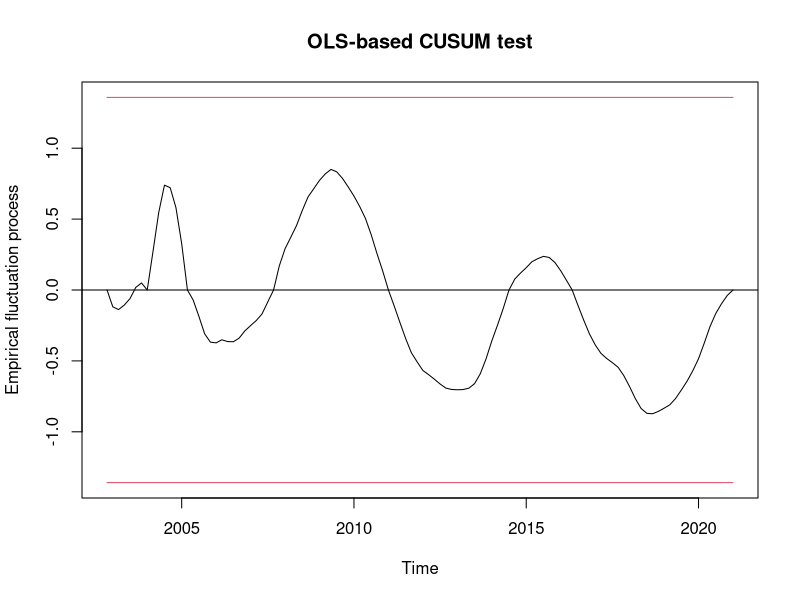
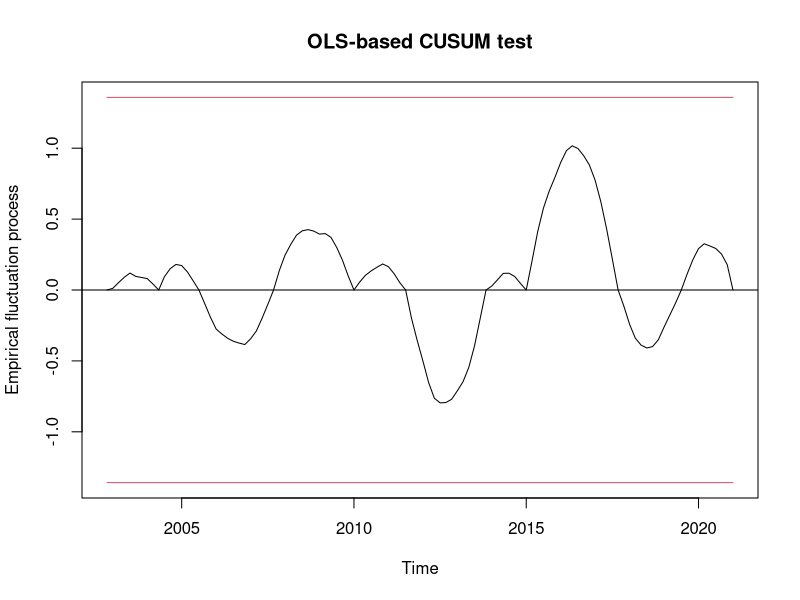
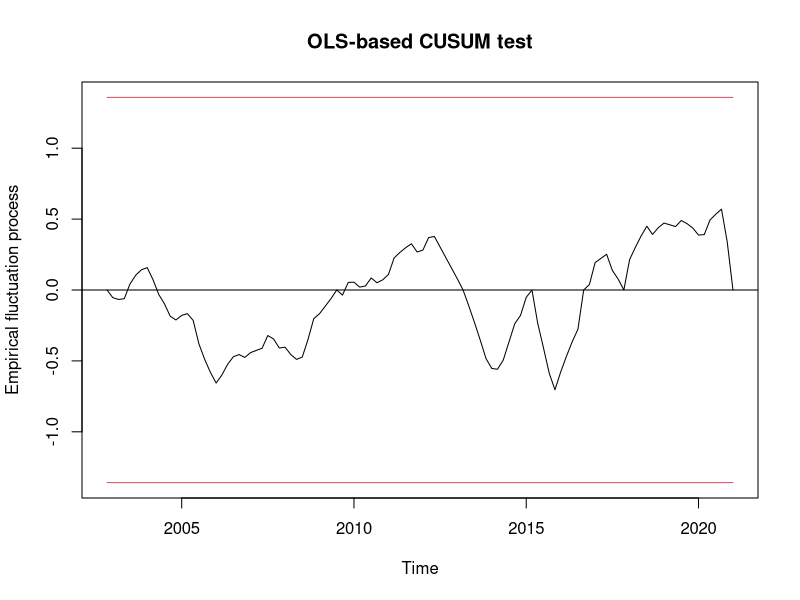
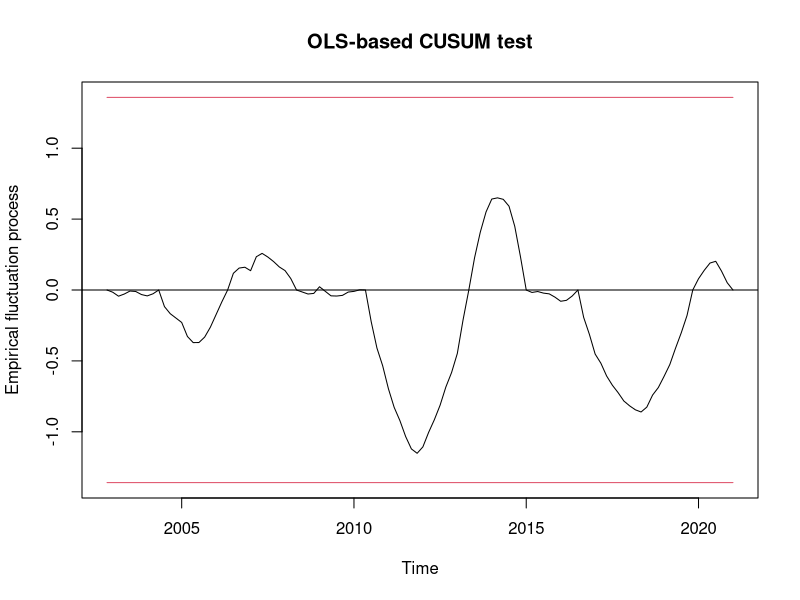

Generate these figures, in order, with R:
############### Test for Structural breakpoints - OLS-CUSUM Tests: BRIC ###############
# install.packages('zoo')
# install.packages('strucchange')
# install.packages('tseries')
# install.packages('sandwich')

library(zoo)
library(sandwich)
library(strucchange)
library(tseries)

set.seed(20240101) # For reproducibility, we are using this seed value


################## Brazil ############################
# Set the working directory
setwd("./FEWNet/dataset/brazil")
getwd()

# Data
cpi.df <- read.csv("Brazil_CPI_inf_rate_Monthly_base_mulvar_cpi_epu_gprc_202201.csv",header=TRUE)
cpi.df$date <- as.Date(cpi.df$date)
str(cpi.df)


# Convert Date into a numeric quantity
cpi.df$date_n <- as.numeric(cpi.df$date)


# Convert CPI inflation into a time series object
CPI_brazil <- ts(cpi.df$CPI_inflation_rate, start = 2003, end = 2021, frequency = 6)
CPI_brazil
length(CPI_brazil)

# Define a time period variable
time <- c(1:109)

# Identify the breakpoints
length(CPI_brazil)
CPI_brazil_bp <- breakpoints(CPI_brazil ~ time, h = 7)
CPI_brazil_bp

# Check for the statistical significance of the break-points
coef(CPI_brazil_bp)

# Check for the statistical significance of the break-points
addi_CPI_BP <- efp(CPI_brazil ~ breakfactor(CPI_brazil_bp), type = "OLS-CUSUM")
plot(addi_CPI_BP)

################## Russia ############################
# Set the working directory
setwd("./FEWNet/dataset/russia")
getwd()

# Data
cpi.df <- read.csv("RUS_CPI_inf_rate_Monthly_mulvar_epu_gprc_202201.csv",header=TRUE)
cpi.df$date <- as.Date(cpi.df$date)
str(cpi.df)

# Convert Date into a numeric quantity
cpi.df$date_n <- as.numeric(cpi.df$date)
str(cpi.df)

# Convert CPI inflation into a time series object
CPI_russia <- ts(cpi.df$cpi_inflation_rate, start = 2003, end = 2021, frequency = 6)
CPI_russia
length(CPI_russia)

# Define a time period variable
time <- c(1:109)

# Identify the breakpoints
length(CPI_russia)
CPI_russia_bp <- breakpoints(CPI_russia ~ time, h=7)
CPI_russia_bp

# Check for the statistical significance of the break-points
coef(CPI_russia_bp)

# Check for the statistical significance of the break-points
addi_CPI_BP <- efp(CPI_russia ~ breakfactor(CPI_russia_bp), type = "OLS-CUSUM")
plot(addi_CPI_BP)

################## India ############################
# Set the working directory
setwd("./FEWNet/dataset/india")
getwd()

# Data
cpi.df <- read.csv("India_CPI_inf_rate_Monthly_base_mulvar_cpi_epu_gprc_202201.csv",header=TRUE)
cpi.df$Date <- as.Date(cpi.df$Date)
str(cpi.df)

# Convert Date into a numeric quantity
cpi.df$date_n <- as.numeric(cpi.df$Date)
str(cpi.df)

# Convert CPI inflation into a time series object
CPI_india <- ts(cpi.df$CPI_inflation_Rate, start = 2003, end = 2021, frequency = 6)
CPI_india
length(CPI_india)

# Define a time period variable
time <- c(1:109)

# Identify the breakpoints
length(CPI_india)
CPI_india_bp <- breakpoints(CPI_india ~ time, h = 7)
CPI_india_bp

# Check for the statistical significance of the break-points
coef(CPI_india_bp)

# Check for the statistical significance of the break-points
addi_CPI_BP <- efp(CPI_india ~ breakfactor(CPI_india_bp), type = "OLS-CUSUM")
# addi_CPI_BP <- efp(CPI_india ~ breakfactor(CPI_india_bp), type = "Score-MOSUM")
plot(addi_CPI_BP)

################## China ############################
# Set the working directory
setwd("./FEWNet/dataset/china")
getwd()

# Data
cpi.df <- read.csv("China_CPI_inf_rate_Monthly_mulvariate_epu_gprc_202201.csv",header=TRUE)
cpi.df$date <- as.Date(cpi.df$date)
str(cpi.df)


# Convert Date into a numeric quantity
cpi.df$date_n <- as.numeric(cpi.df$date)
str(cpi.df)

# Convert CPI inflation into a time series object
CPI_china <- ts(cpi.df$cpi_inflation_rate, start = 2003, end = 2021, frequency = 6)
CPI_china
length(CPI_china)

# Define a time period variable
time <- c(1:109)

# Identify the breakpoints
length(CPI_china)
CPI_china_bp <- breakpoints(CPI_china ~ time, h = 7)
CPI_china_bp

# Check for the statistical significance of the break-points
coef(CPI_china_bp)

# Check for the statistical significance of the break-points
addi_CPI_BP <- efp(CPI_china ~ breakfactor(CPI_china_bp), type = "OLS-CUSUM")
plot(addi_CPI_BP)
####################### End of Code ##############################



























str(cpi.df)
